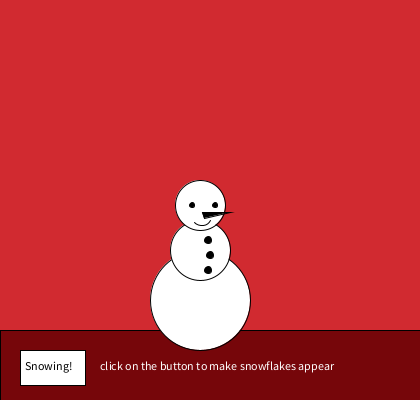
Frame 1 (no input)
Frame 60 (the mouse pressed at the canvas centre just before this capture): identical to frame 1, image omitted
Frame 120 (the mouse held since frame 60 and released just before this capture): identical to frame 1, image omitted

The Processing sketch that drew this single still picture (run headless with seeded random() and noise(); from frame 60 on, the mouse is pressed at the canvas centre):

// Processing sketch: processing_40059
// ── processing_40059.pde

/* SnowMan version 5- variables and conditionals
 Button activates snowflakes, function for drawing snowman
 
 */

boolean buttonWhite=false;
boolean buttonColor=false;


float r;
float g;
float b;
float a;

float diam;
float x;
float y;

int buttonX= 20;
int buttonY= 350;
int buttonW= 50;
int buttonH= 35;


void setup () {
  size(420, 400);
  background(209, 42, 48);
  smooth();
  frameRate(60);
}

void draw() {
  // Each time new random numbers are creating the snowflakes
  r = random(255);
  g = random(255);
  b = random(255);
  a = random(255);
  diam = random(20);
  x = random(width);
  y = random(height);

  // these random values are creating the colour and size of snowflakes
  if (buttonColor) {
    stroke(0);
    fill(r, g, b, a);
    ellipse(x, y, diam, diam); 
    
  } 
  else {
    background(209, 42, 48);
   
  }
  /*if(buttonColor) {
   stroke(0);
   fill(r, g, b, a);
   ellipse(x, y, diam+10, diam+10);
   } else {
   background(209, 42, 48);
   }
   */

  //ground
  stroke( 0);
  fill(118, 6, 10);
  rect(0, 330, 420, 80);
  fill(255);
  text("click on the button to make snowflakes appear", 100, 370);
  //ground
  line(0, 330, 161, 330);

  //draw snowman- function detailed below

drawSnowMan();

//drawHandsDown();

  //button that activates the color snowflakes
  fill (255);
  rect (buttonX, buttonY, buttonW+15, buttonH);
  fill (0);
  text("Snowing!", 25, 370);
  //button that activates the white snowflakes
  // fill (255);
  // rect (buttonX, buttonY, buttonW, buttonH);
}

// function for drawing snowman HANDS DOWN
void drawSnowMan() {

  //lower belly
  stroke(0);
  fill(255);
  ellipseMode(CENTER);
  ellipse(200, 300, 100, 100);

  //middle belly
  ellipseMode(CENTER);
  ellipse(200, 250, 60, 60);

  //face 
  ellipseMode(CENTER);
  ellipse(200, 205, 50, 50);

  //smile
  noFill();
  arc(202, 216, 20, 20, 0.5, PI/1.3);

  //left eye
  ellipseMode(CENTER);
  fill(0);
  ellipse(192, 205, 5, 5);

  //right eye
  ellipseMode(CENTER);
  ellipse(215, 205, 5, 5);

  //nose
  triangle(202, 212, 204, 218, 230, 212);

   //belly dot high
  fill(0);
  ellipseMode(CENTER);
  ellipse(208, 240, 7, 7);

  //belly dot middle
  fill(0);
  ellipseMode(CENTER);
  ellipse(210, 255, 7, 7);

  //belly dot low
  fill(0);
  ellipseMode(CENTER);
  ellipse(208, 270, 7, 7);
}


//draw hands up
void drawHandsUp () {
  
   
  //right hand up
  line(226, 240, 260, 200);

  //left hand up
    line( 180, 245, 130, 200);

}
//draw hands down

void drawHandsDown () {
//left hand points down
  line( 130, 280, 175, 240);

  //left fingers
  line( 130, 280, 120, 284);
  line( 130, 280, 122, 294);
  line( 130, 280, 129, 294);

  //right hand points down
  line( 223, 236, 260, 270);

  //right fingers
  line (261, 270, 260, 280);
  line (260, 270, 270, 280);
  line (261, 270, 273, 273);
}


void mousePressed() {

  //when mouse is clicked, snowflakes change colour based on the location of the mouse
  if (mouseX> buttonX && mouseX< buttonX+buttonW && mouseY> buttonY && mouseY< buttonY+buttonH) {
    buttonColor= !buttonColor;
    drawHandsUp ();
  }
 
}
